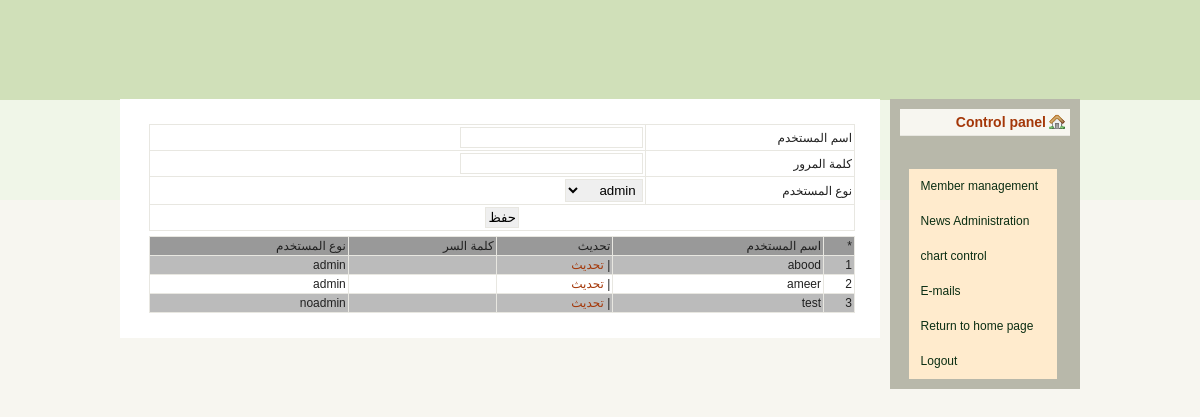
The page /NewsTime/news/admin/panel.php?page=user (signed in) on the database its author committed.
### tables this page shows
CREATE TABLE `users` (
  `id` int(11) NOT NULL,
  `user` varchar(20) NOT NULL,
  `pass` varchar(100) NOT NULL,
  `type` text NOT NULL
);

### NewsTime/news/admin/user.php (the view, shortened to what this page needs)
<!DOCTYPE html PUBLIC "-//W3C//DTD XHTML 1.0 Transitional//EN" "http://www.w3.org/TR/xhtml1/DTD/xhtml1-transitional.dtd">
<html xmlns="http://www.w3.org/1999/xhtml">
<head>
</head>
<body dir="rtl">
<?php
$account=$_SESSION['account'];
include("db.php");
$account_typex=mysqli_query($con,"select type from users where user='$account'");
$account_type=mysqli_fetch_array($account_typex);
 if($account_type[0]=="admin")
 {
?>
<form method="post" action="saveuser.php">
<table width="50%" align="center">
<tr>
<td>اسم المستخدم</td>
<td><input type="text" name="user"></td>
</tr>
<tr>
<td>  كلمة المرور</td>
<td><input type="text" name="pass"></td>
</tr>
<tr>
<td> نوع المستخدم  </td>
<td><select name="type">
<option>admin</option>
</select></td>
</tr>
<tr>
<td colspan="2" align="center"><input type="submit" value="حفظ"></td>
</tr>
<table border="1" align="center" width="30%">
<tr bgcolor="999999">
 <td>*</td>
  <td>اسم المستخدم</td>
          <td>تحديث</td>
    <td>كلمة السر</td>
        <td>نوع المستخدم</td>
 </tr>
<?php
 include("db.php");
 $xx=mysqli_Query($con,"select * from users");
 $count=1;
 while($x=mysqli_fetch_array($xx))
 {
 if($count%2==0)
 echo "<tr>";
 else
 echo "<tr bgcolor=bbbbbb>";
 echo "<td> $count</td>";
 echo "<td> $x[1]</td>";
   echo "<td>";
   echo " | ";
   echo  "<a href='panel.php?page=updateuser&id=$x[0]' >";
      echo "تحديث";
   echo "</a>";
   echo "<td>";
echo "<td> $x[3]</td>";
   echo "</td>";
   echo "</tr>";
   $count++;
 }
?>
</table>
<?php
 }
 else
 echo "Sorry, you do not have sufficient permissions to enter the area, you can consult the site administrator";
 ?>
</form>
</body>
</html>

### NewsTime/news/admin/css/theme.css (style rules this page uses)
body { background:#f7f6f0 url(../img/bg.jpg) repeat-x top; color: #202020; }
a, a:visited { color:#a43708; }
input { border:1px solid #e8e7e1; }
select { border:1px solid #e8e7e1; }
table { background:none; }
td, th { border:1px solid #e8e7e1; }

### NewsTime/news/admin/css/style.css (style rules this page uses)
* { margin:0; padding:0; }
img, div,a { behavior: url(css/iepngfix.htc) }
body { font-size: 12px; font-family: Arial, Tahoma, Verdana; }
a, a:visited { text-decoration:none; }
input { padding:2px; }
select { padding:2px; }
table { margin:5px; border-collapse: collapse; table-layout:automatic; width:98%; }
td, th { padding: 2px; }
form { padding:10px; margin:0 auto; }

### NewsTime/news/admin/panel.php (style rules this page uses)
body { margin:0px; }
body { background-color: ; }

### rows shown on the page
users: user "abood", type "admin"
users: user "ameer", type "admin"
users: user "test", type "noadmin"
